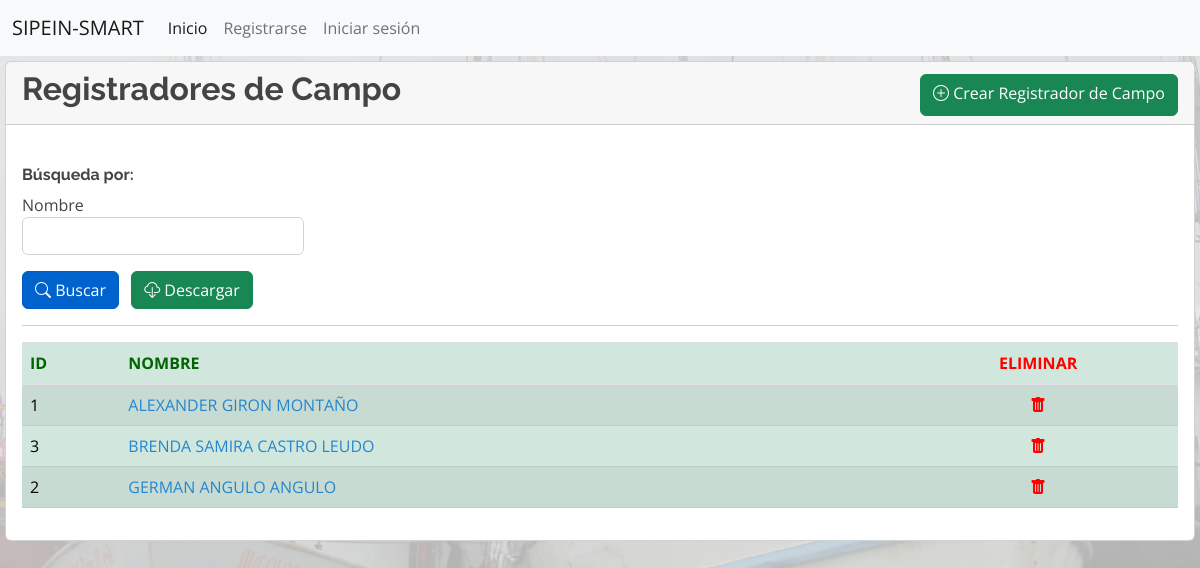
The app's page /registradores/ with its own data.
### industrial/models.py (models this page shows, shortened)
class Registrador(models.Model):
    nombre = models.TextField(max_length=100, unique=True, verbose_name='Nombre')
    class Meta:
        ordering = ['nombre']

### industrial/views.py (the view)
# urls.py: path('registradores/', views.listar_registrador, name='listar_registradores'),
def listar_registrador(request):
    context = {}
    filtered_registradores = RegistradorFiltro(request.GET, queryset=Registrador.objects.all())
    context['filtered_registradores'] = filtered_registradores
    paginated_filtered_registradores = Paginator(filtered_registradores.qs,13)
    page_number = request.GET.get('page')
    registrador_page_obj = paginated_filtered_registradores.get_page(page_number)
    context['registrador_page_obj'] = registrador_page_obj
    return render(request, 'registradores_lista.html', context=context)

### industrial/templates/registradores_lista.html (shortened to what this page needs)
{% extends 'base.html' %}
{% load widget_tweaks %}
{% block contenido %}
<main style="margin-left: 5px; margin-right: 5px; margin-top: 5px;">
	<div class="card">
		<div class="card-header">
			<div class="row">
				<div class="col-md-6 col-lg-8">
					<h2 class="card-title"><strong>Registradores de Campo</strong></h2>
				</div>
				<div class="col-md-6 col-lg-4 mt-1 d-md-flex justify-content-md-end">
					<a class="btn btn-success align-middle" href="{% url 'crear_registradores' %}" role="button">
						<i class="bi bi-plus-circle"></i>&nbsp;Crear Registrador de Campo</a>
				</div>
			</div>
		</div>
		<div class="card-body">
			<form method="get">
				<br>
				<h6><strong>Búsqueda por:</strong></h6>
				<div class="form-row" style="display: flex;">
					<div class="form-group col-sm-4 col-md-3">
						<h7>Nombre</h7>
						{% render_field filtered_registradores.form.nombre__icontains class="form-control" %}
					</div>
				</div>
				<ul class="list-inline">
					<li class="list-inline-item">
						<button class="btn btn-primary active align-middle" type="submit">
							<i class="bi bi-search"></i>&nbsp;Buscar
						</button>
					</li>
					<li class="list-inline-item">
						<button class="btn btn-success align-middle" >
							<i class="bi bi-cloud-download"></i>&nbsp;Descargar
						</button>
					</li>
				</ul>
				<hr>
			</form>
			<div class="table-responsive">
				<table class="table table-success table-striped">
					<thead style="color:darkgreen;">
						<tr>
							<th>ID</th>
							<th>NOMBRE</th>
							<th style="text-align: center; color:red">ELIMINAR</th>
						</tr>
					</thead>
					<tbody>
						{% for registrador in registrador_page_obj %}
						<tr>
							<td>{{ registrador.id }}</td>
							<td>
								<a href="{% url 'editar_registradores' registrador.id %}">
									{{ registrador.nombre|upper }}
								</a>
							</td>
							<td style="text-align: center";>
								<a href="{% url 'eliminar_registradores' registrador.id %}">
									<i style="color: red" class="bi bi-trash-fill"></i>
								</a>
							</td>
						</tr>
						{% endfor %}
					</tbody>
				</table>
			</div>
		</div>
	</div>
</main>
{% endblock %}

### industrial/static/css/custom.css (style rules this page uses)
body { background-image: url(../img/fondo.png); background-repeat: no-repeat; background-size: cover; }

### industrial/static/css/style.css (style rules this page uses)
body { font-family: "Open Sans", sans-serif; color: #444444; }
a { color: #2487ce; text-decoration: none; }
h1, h2, h3, h4, h5, h6 { font-family: "Raleway", sans-serif; }

### records on screen
Registrador: id "1", nombre "ALEXANDER GIRON MONTAÑO"
Registrador: id "3", nombre "BRENDA SAMIRA CASTRO LEUDO"
Registrador: id "2", nombre "GERMAN ANGULO ANGULO"
